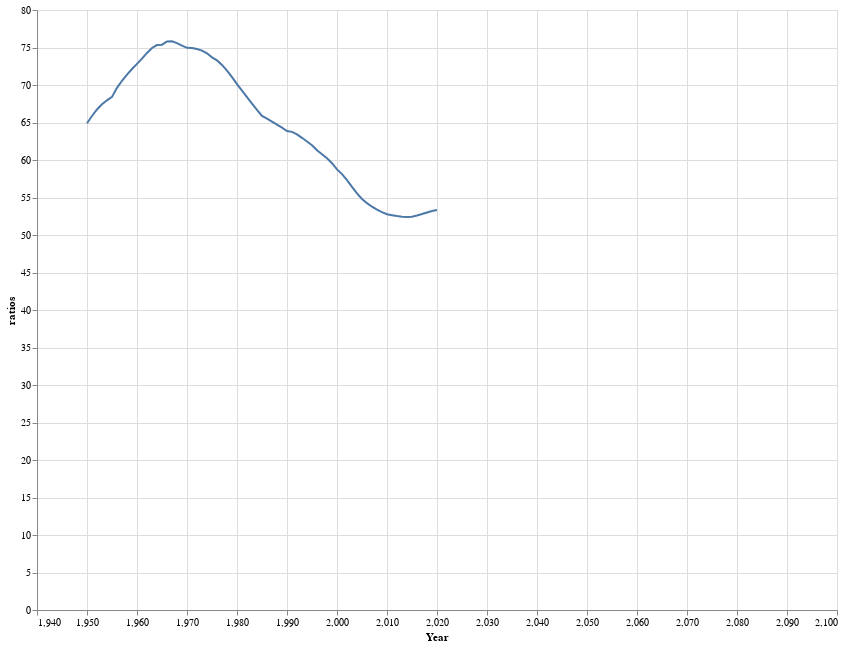

Notebook code for this chart:
### Code cell
alt.Chart(world).mark_line().encode(
    x='Year',
    y='ratios:Q'
).properties(
    height=600,
    width=800
)

### Figure 1 — Vega-Lite specification as saved in the notebook (floating-point values rounded to 4 significant figures; data arrays with more than 128 entries replaced by an {"elided": "..."} marker saying what was removed)
{"config": {"view": {"continuousWidth": 400, "continuousHeight": 300}}, "data": {"name": "data-5ddd05d1b0d5bfd89ec6ad5baf5439e9"}, "mark": "line", "encoding": {"x": {"field": "Year", "type": "quantitative"}, "y": {"field": "ratios", "type": "quantitative"}}, "height": 600, "width": 800, "$schema": "https://vega.github.io/schema/vega-lite/v4.17.0.json", "datasets": {"data-5ddd05d1b0d5bfd89ec6ad5baf5439e9": {"elided": "151 records"}}}
